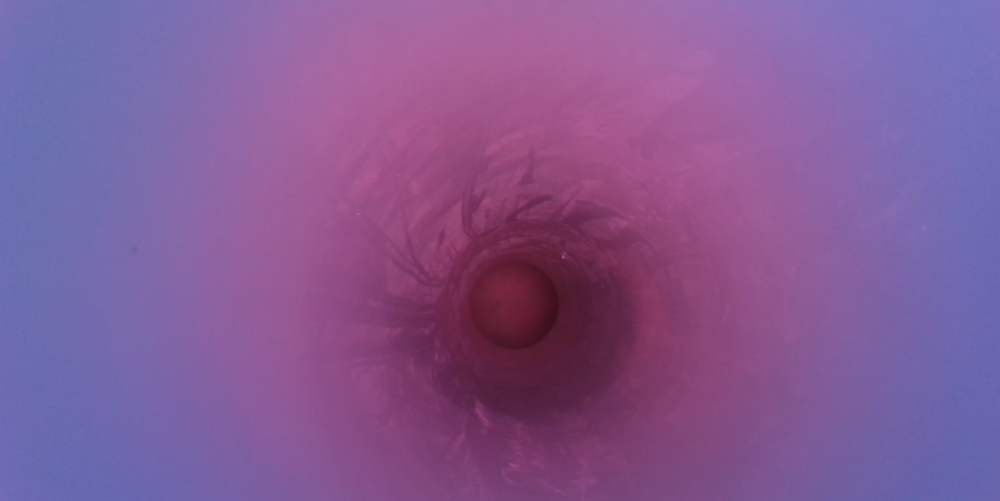
#> input picture test/Images/TestImage2.0.png, 1000 x 501 px, shrunk from 2471 x 1239 before the run
$ python Edge_Detection_Photo.py
#> lines starting #> are read from the running program, lines starting #| are printed output that depends on the picture; after the words box and inside, x2 and y2 are one past the last pixel; in counts of white or black regions, pixels touching at a corner belong together
import cv2
import numpy as np
from matplotlib import pyplot as plt

LowTresholdValue = 50
HightTresholdValue = 150

def detect_edges(image_path, low_threshold=LowTresholdValue, high_threshold=HightTresholdValue):
#> called with image_path = './test/Images/TestImage2.0.png', low_threshold = 50, high_threshold = 150
    image = cv2.imread(image_path, cv2.IMREAD_GRAYSCALE)
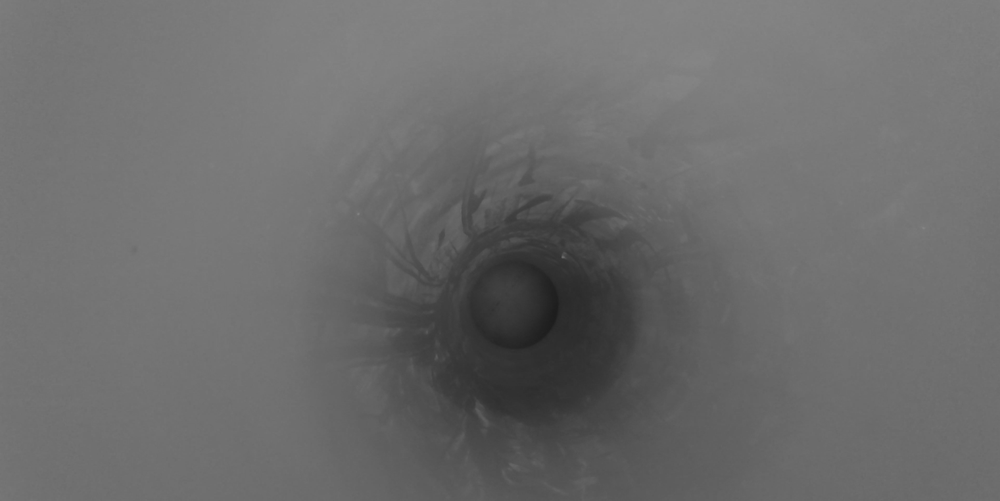
#> image: shape (501, 1000); min 29, max 134, mean 108.1

    if image is None:
        raise ValueError(f"Image not found at path: {image_path}")

    edges = cv2.Canny(image, low_threshold, high_threshold)
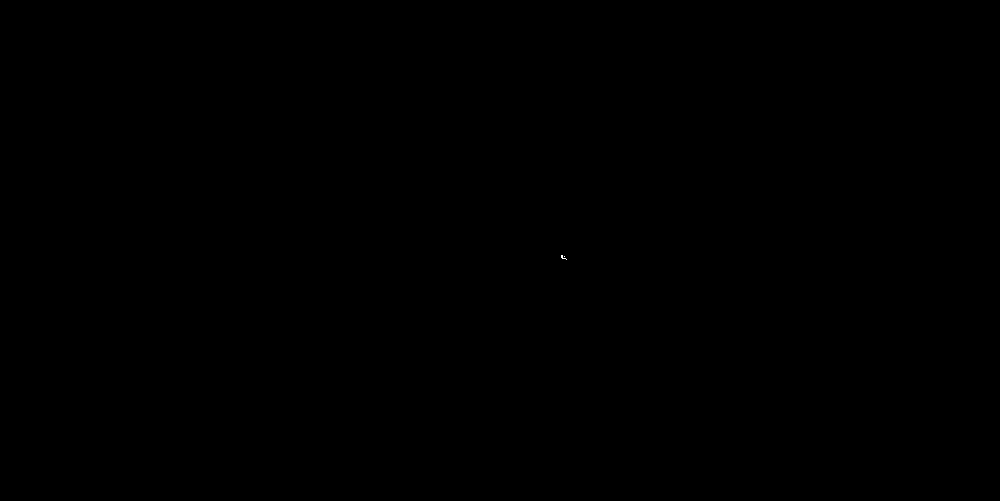
#> edges: shape (501, 1000); 0% white in thin lines or dots, all inside (x1, y1, x2, y2) = (561, 255, 567, 260)

    return edges

def show_images(original_image, edge_image):
    plt.figure(figsize=(10, 5))

    plt.subplot(121), plt.imshow(original_image, cmap='gray')
    plt.title('Original Image'), plt.xticks([]), plt.yticks([])

    plt.subplot(122), plt.imshow(edge_image, cmap='gray')
    plt.title('Edge Image'), plt.xticks([]), plt.yticks([])

    plt.show()
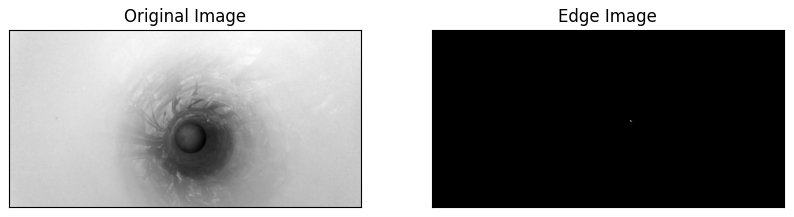
#> figure drawn by matplotlib, 2 panels

def main():
    image_path = './test/Images/TestImage2.0.png'  # Replace with your image path
    edges = detect_edges(image_path)

    original_image = cv2.imread(image_path, cv2.IMREAD_GRAYSCALE)

    show_images(original_image, edges)

if __name__ == "__main__":
    main()

$ run again, with test/Images/Blue.png copied over test/Images/TestImage2.0.png
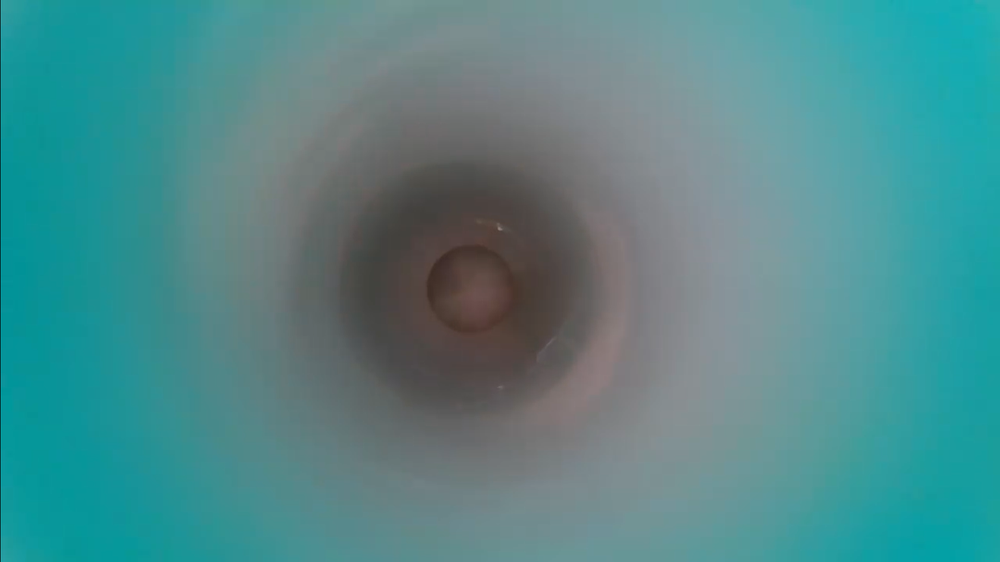
#> input picture test/Images/Blue.png, 1000 x 562 px, shrunk from 1745 x 981 before the run
#> in detect_edges, `edges = cv2.Canny(image, low_threshold, high_threshold)`:
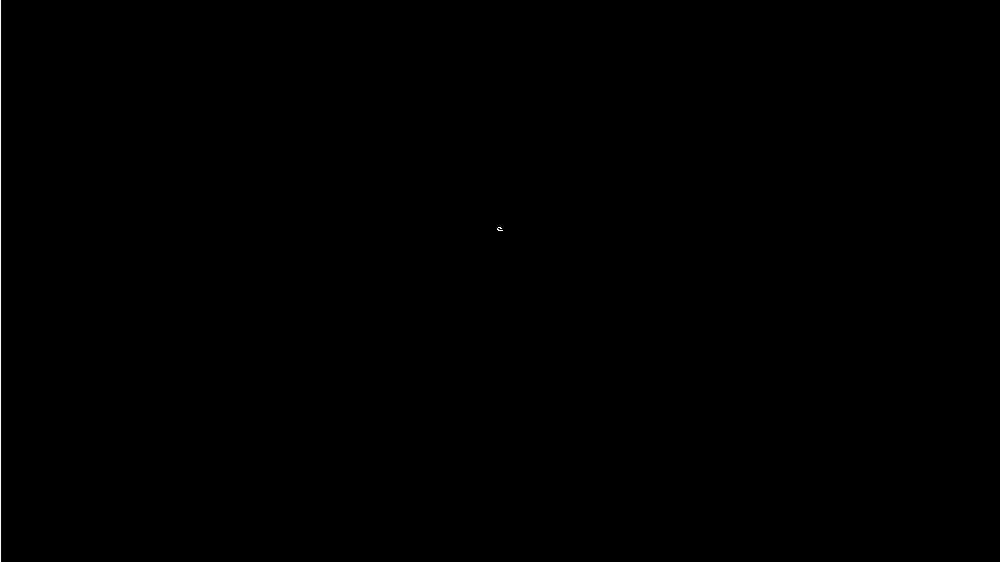
#> edges: shape (562, 1000); 0.1% white in thin lines or dots, all inside (x1, y1, x2, y2) = (0, 0, 503, 562)
#> in show_images, `plt.show()`:
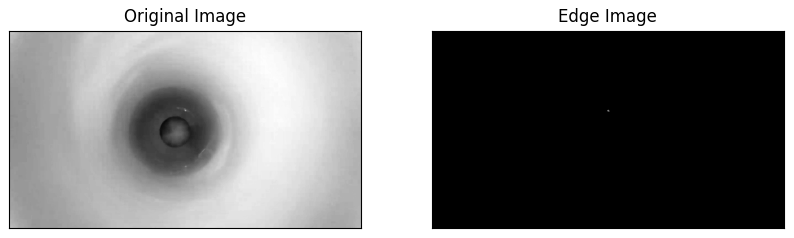
#> figure drawn by matplotlib, 2 panels

$ run again, with test/Images/ReferenceImage.png copied over test/Images/TestImage2.0.png
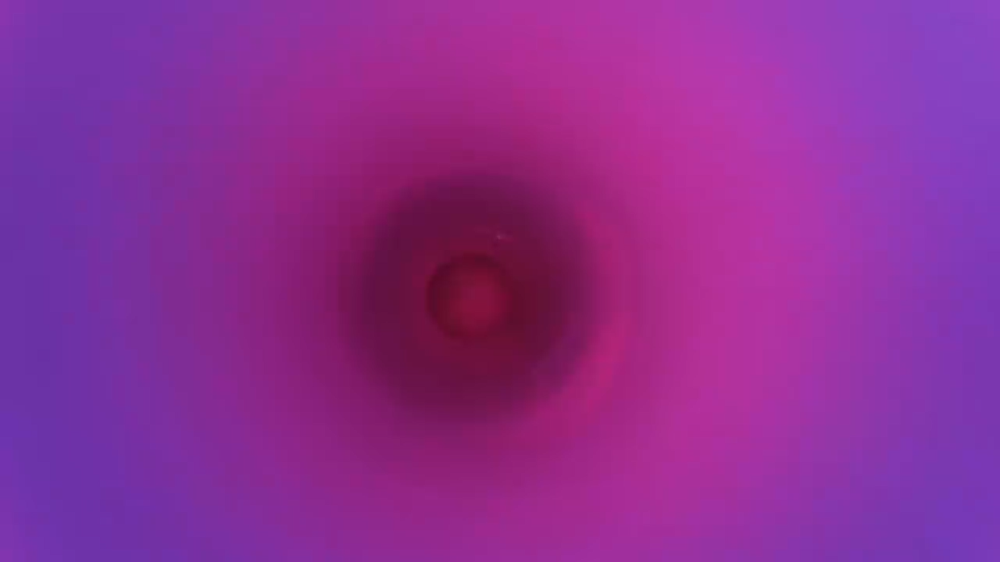
#> input picture test/Images/ReferenceImage.png, 1000 x 562 px, shrunk from 1744 x 981 before the run
#> in detect_edges, `image = cv2.imread(image_path, cv2.IMREAD_GRAYSCALE)`:
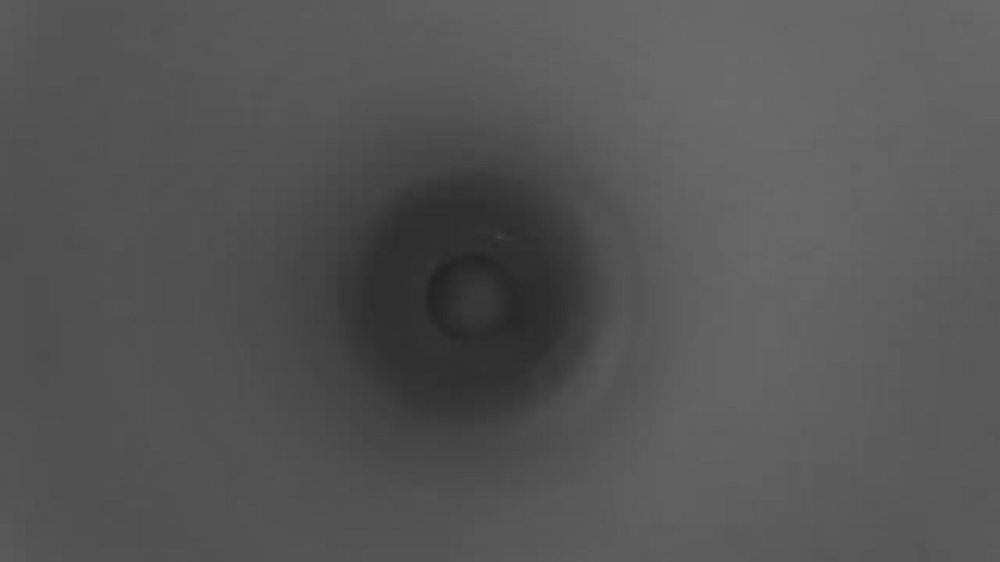
#> image: shape (562, 1000); min 35, max 108, mean 85.1
#> edges: shape (562, 1000); every value is 0
#> in show_images, `plt.show()`:
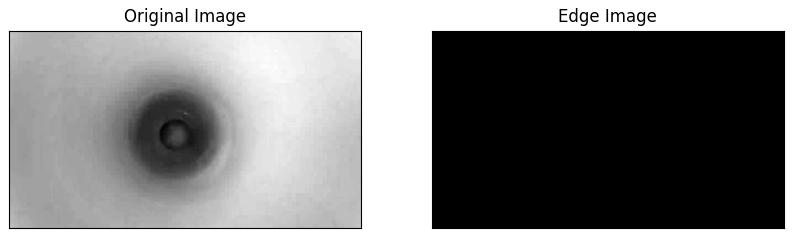
#> figure drawn by matplotlib, 2 panels
